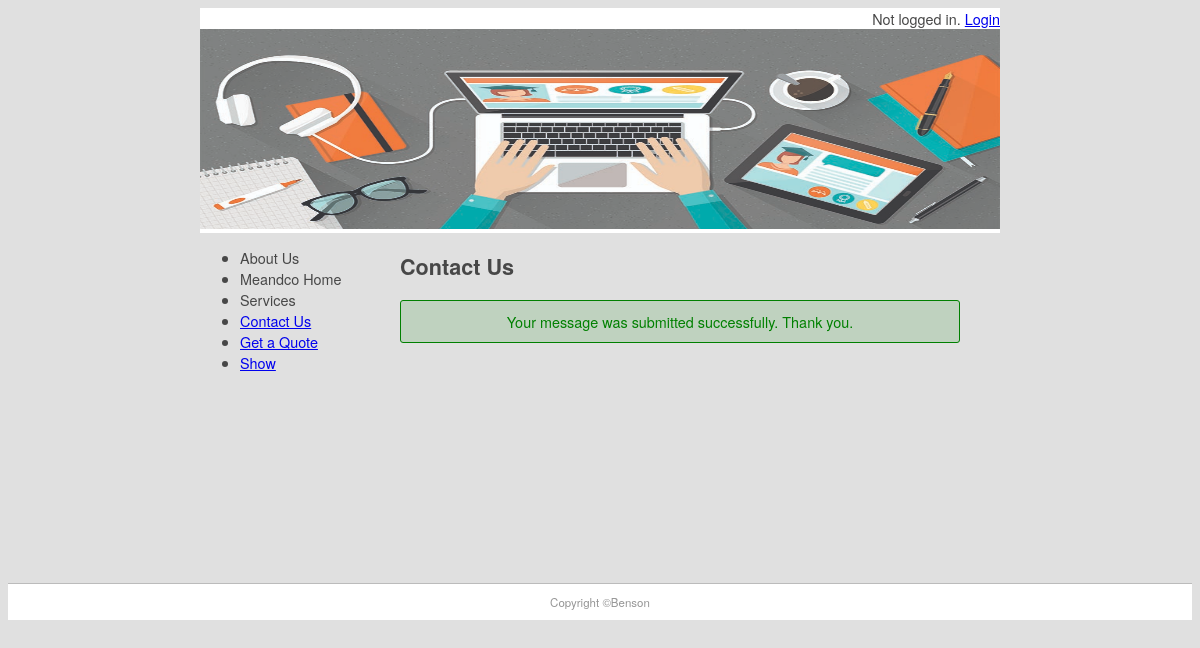
The app's page /contact with its own data.
### pages/models.py (models this page shows, shortened)
class Page(models.Model):
    title = models.CharField(max_length=60)
    permalink = models.CharField(max_length=12,
unique=True)
    update_date = models.DateTimeField('Last Updated')
    bodytext = models.TextField('Page Content',
blank=True)

### pages/views.py (the view)
# urls.py: path('contact', views.contact, name='contact'),
def contact(request):
    submitted = True
    if request.method == 'POST':
       form = ContactForm(request.POST)
       if form.is_valid():
           cd = form.cleaned_data
           con = get_connection('django.core.mail.backends.console.EmailBackend')
           send_mail(
               cd['subject'],
               cd['message'],
               cd.get('email', 'noreply@example.com'),
            ['siteowner@example.com'],
            connection=con
           )
           return HttpResponseRedirect('/contact?submtted=True')
    else:
        form = ContactForm()
        if 'submitted' in request.GET:
            submitted = False
    return render(request, 'pages/contact.html',
{'form': form, 'page_list': Page.objects.all(),
'submitted': submitted})

### pages/templates/pages/contact.html (shortened to what this page needs)
{% extends "pages/page.html" %}
{% block content %}
<h1>Contact Us</h1>
{% if submitted %}
    <p class="success">
        Your message was submitted successfully. Thank you.
    </p>
{% endif %}
{% endblock content %}

### pages/templates/pages/page.html (shortened to what this page needs)
{% extends "base.html" %}
{% block sidenav %}
     {% for page in page_list %}
     <li>
      <a href="{{page.permalink}}"></a>{{ page.title}}
    </li>
    {% endfor %}
{% endblock sidenav %}

### mfdw_site/static/main.css (style rules this page uses)
body { background-color: #E0E0E0; font-family: Gotham, "Helvetica Neue", Helvetica, Arial, sans-serif; font-size: 0.9em; text-align: justify; color: #474747; }
.success { background-color: rgba(0, 128, 0, 0.15); padding: 10px; text-align: center; color: green; border: 1px solid green; border-radius: 3px; }

### records on screen
Page: title "About Us"
Page: title "Meandco Home"
Page: title "Services"
